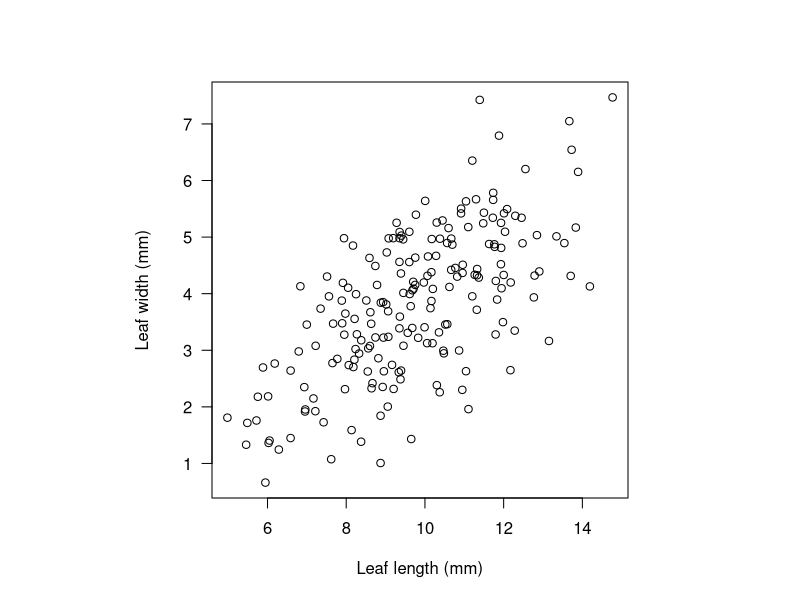
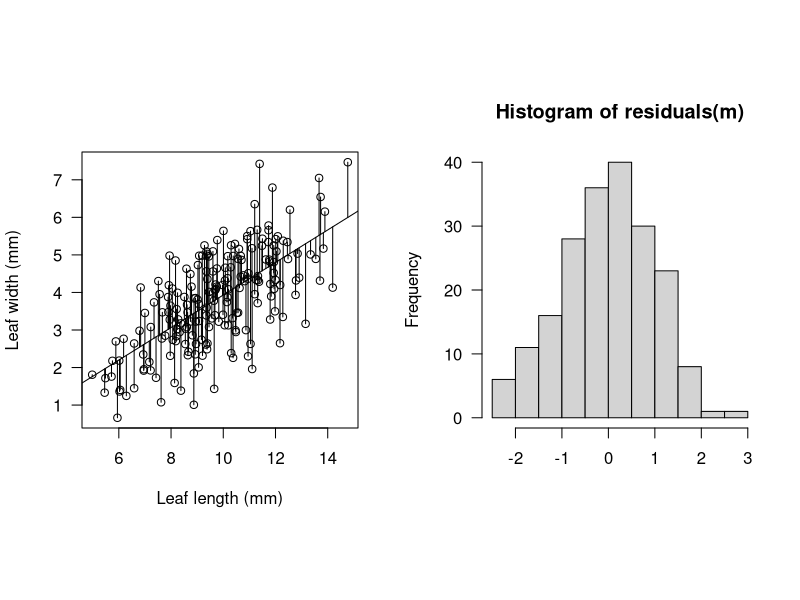
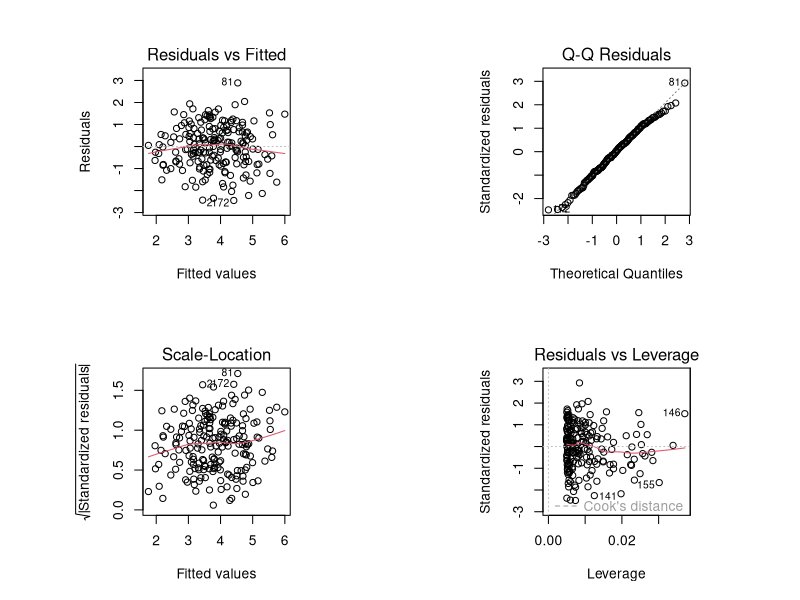
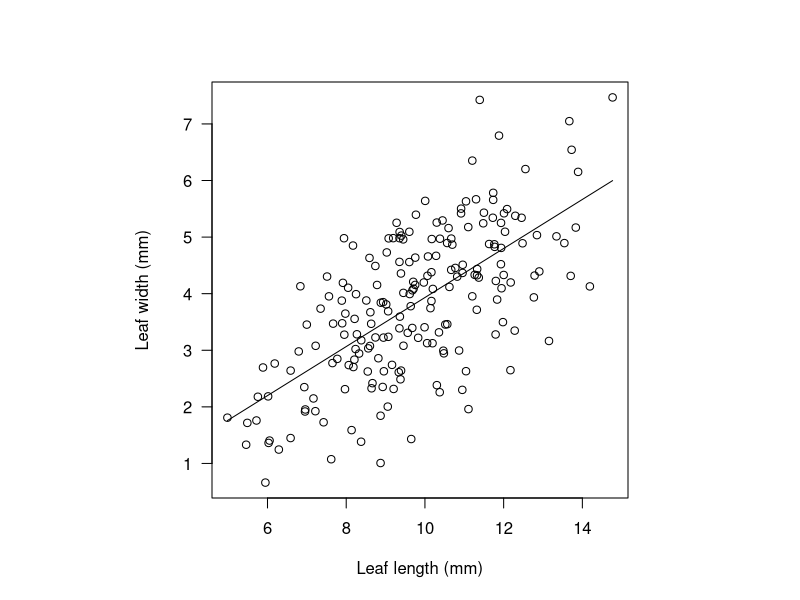
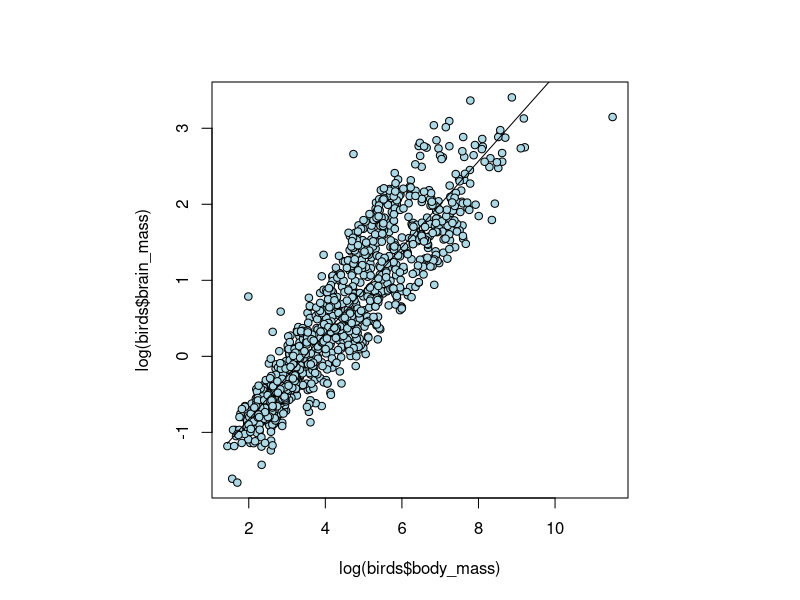

These charts were generated, in order, by the following R code:
rm(list = ls())
##Getting started: creating an artificial set of data in here so we can see linear relationships##

set.seed(85) #set the 
x <-  rnorm(n=200, mean=10, sd=2) #create a series of random numbers as the predictor variable
y <-  0.4*x + rnorm(200, 0, 1) #use the predictor variable to calculate the response variable
                             #note that for the response variable we are including a random number so there is not
                             # a complately linear relationship but some variation from the predictor
par(pty = "s")
plot(x, y, las=1, #makes the x-axis horizontal!
     xlab="Leaf length (mm)",
     ylab="Leaf width (mm)") #plot everything and let's think of it as leaf length and width
#Using linear model#

m <- lm(y~x) #linear model
# str(m) #structure of m

cf <- m$coefficients #extract coefficients
# abline(a = cf[1], b = cf[2]) #add the line of the predicted variables

predvals <- cf[1] + cf[2] * x#calculate the actual predicted variables

#plot everything together#
par(mfrow=c(1,2)) #we create a plot with two panels
plot(x, y, las=1,
     xlab="Leaf length (mm)",
     ylab="Leaf width (mm)") #we plot x as a function of y
abline(m) #we include the line with the predicted values
segments(x, y, x, predvals) #we add segments going from x to y that remain in x
hist(residuals(m), xlab="", las=1) #We check that the residuals seem normally distributed

par(mfrow = c(2,2))
plot(m) #this gives us the full information of our model, we have (by panel):
#1) the residuals vs fitted
#2) Q-Q plot between standardized residuals and theoretical quantiles
#3) sqrt(standardized) residuals as a funciton of fitted values
#4) residuals vs leverage 

##Another way of plotting the fitted model but this time within range of variables#

newx <-  seq(min(x), max(x), length.out=200) #we know that the sequence will not be out of boundaries
predy <-  cf[1] + cf[2]*newx #we have the vector of variables
par(mfrow = c(1,1))
plot(x, y, las=1,
     xlab="Leaf length (mm)",
     ylab="Leaf width (mm)")
lines(newx, predy) #lines only in the range of our datapoints

##Check now the summary of our model##

summary(m) #median close to 0 = values are close to 0 in median and 1a and 3q are 
# similarly distanced to the median (symmetrical)


##Exercise: bootstrapping (non-parametric) to derive standard error from slope##
df <- cbind.data.frame(x,y)
n_samples <- 1000
slope <- numeric(n_samples)

for(i in 1:n_samples){
  samplexy <-  df[sample(1:nrow(df), replace = T),]
  m <- lm(samplexy$y~samplexy$x)
  slope[i] = m$coefficients[2]
}
sdslope <- sd(slope)
n <- n_samples
se_slope <- sqrt(var(slope)/length(x))
print(se_slope)

##checking that the slope is following the formula##
cov(x,y) / var(x) #it does  
(cf[2]*(mean(x) + sd(x))) - (cf[2]*mean(x)) #we can ignore the intercept here because 
#the increase is too big perhaps?

cor(x,y) ^ 2 #R-squared statistic #43% of the variance is explained by x
y_hat <- cf[1] + cf[2]*x
var(y_hat)
var(y_hat)/var(y)
cf[2]^2*var(x)

##Working with real data##

birds <- read.csv("bird_allometry.csv")
m <- lm(log(birds$brain_mass)~log(birds$body_mass))
plot(log(birds$brain_mass)~log(birds$body_mass), bg = "lightblue",
     pch = 21)
cf <- m$coefficients
newx <-  seq(min(log(birds$body_mass)), max(log(birds$body_mass)), length.out=nrow(birds)) #we know that the sequence will not be out of boundaries
predy <-  cf[1] + cf[2]*newx #we have the vector of variables
lines(predy~newx)
#if we check all the statistics and so on we see that Rsquare is very high so strong significance
#also standard error is very low compared to the estimate so that works well also


##Optional exercise##


sd_vector <- seq(0, 1, length.out = 1000)
for (i in seq_along(sd_vector)) {
  x <- rnorm(200, 0, sd_vector[i])
  y <- x * 0.4
  m <- lm(y~x)
  m$coefficients[2]
  
  
}
